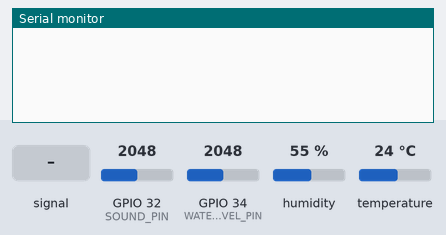
A program run on a simulated ESP32. Shown: the last lines printed to the serial monitor. Inputs (shaded band) come from the test bench; at power-on: humidity 55 %, GPIO 32 (SOUND_PIN) = 2048, GPIO 34 (WATER_LEVEL_PIN) = 2048, temperature 24 °C. WiFi joins after 1.5 s; servers stay silent unless stated.

Above: at 3.0 s.
3.1 s: GPIO 32 (SOUND_PIN) fed a 200 Hz sine of ±327 counts around its level
At 5.5 s:
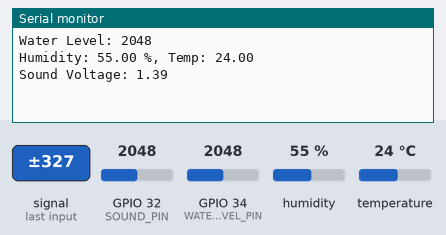
5.8 s: humidity set to 22 %
At 6.3 s:
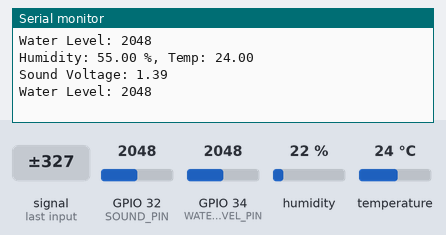
7.3 s: GPIO 32 (SOUND_PIN) set to 2866
At 8.6 s:
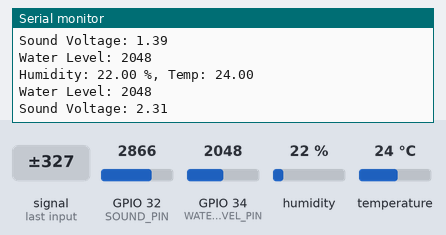
8.8 s: GPIO 34 (WATER_LEVEL_PIN) set to 2866
At 9.62 s:
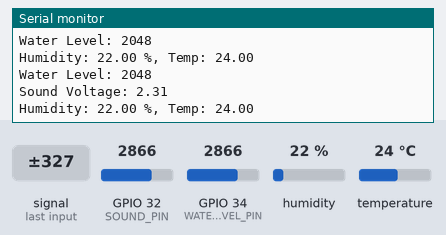
10.3 s: temperature set to 12 °C
At 11.3 s:
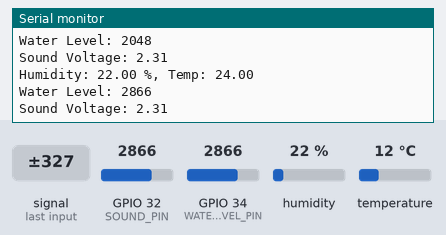
11.8 s: GPIO 32 (SOUND_PIN) fed a 1000 Hz sine of ±1023 counts around its level
At 14.08 s:
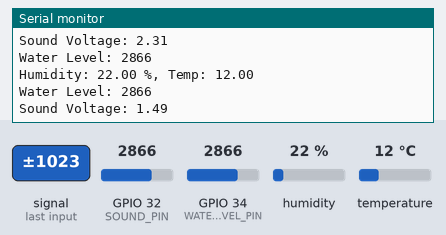
Timing chart, 0 to 14.3 s (numbered marks = the images above; inputs shaded):
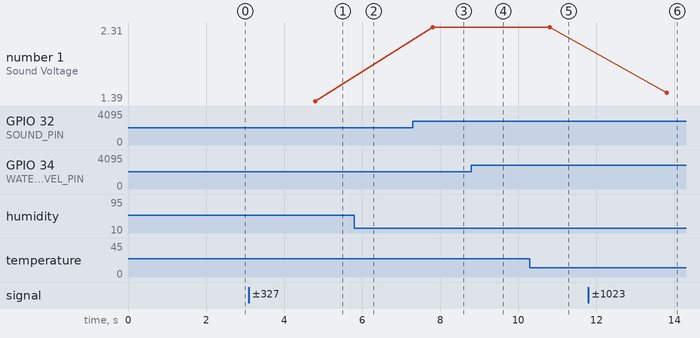

The program:

main.cpp
```cpp
#define BLYNK_TEMPLATE_ID "TMPL6H-cMWIcR"
#define BLYNK_TEMPLATE_NAME "Proj"
#define BLYNK_AUTH_TOKEN "g-bdAArnro7kshKZ7LR4WB6nrya8iH9I"

#include <WiFi.h>
#include <WiFiClient.h>
#include <BlynkSimpleEsp32.h>

#include "DHT.h"
#include <HTTPClient.h>

String GAS_URL = "https://script.google.com/macros/s/AKfycbxOUED034r8Vyhbjur597YmROFteTDIbY1LF1FFCQjea1lLRFVQY6xT50GLGUejPhG5aA/exec";

// ------- PIN CLARIFICATION -------
#define DHTPIN 4
#define DHTTYPE DHT11

#define SOUND_PIN 32
#define WATER_LEVEL_PIN 34
#define VCC 3.3

// ------- WIFI -------
char ssid[] = "T";
char pass[] = "homeless";
const int LOW_WATER_THRESHOLD = 500;

DHT dht(DHTPIN, DHTTYPE);
BlynkTimer timer;

double soundValue;
int WaterValue;
double HumidValue;
double TempValue;


//DHT11
void sendTempHumidity()
{
  HumidValue = dht.readHumidity();
  TempValue = dht.readTemperature();

  if (isnan(HumidValue) || isnan(TempValue)) {
    Serial.println("Failed to read from DHT sensor!");
    return;
  }

  Serial.print("Humidity: ");
  Serial.print(HumidValue);
  Serial.print(" %, Temp: ");
  Serial.println(TempValue);

  Blynk.virtualWrite(V2, HumidValue);  // Humidity
  Blynk.virtualWrite(V3, TempValue);  // Temperature
}

//Sound
void sendSoundLevel()
{
  soundValue = analogRead(SOUND_PIN);
  float voltage = soundValue * VCC / 4095.0;

  Serial.print("Sound Voltage: ");
  Serial.println(voltage);

  Blynk.virtualWrite(V4, voltage);
}

//Water Level
void sendWaterLevel()
{
  WaterValue = analogRead(WATER_LEVEL_PIN);
  Blynk.virtualWrite(V1, WaterValue);

  if (WaterValue < LOW_WATER_THRESHOLD) {
    Blynk.logEvent("water_alert", "Water level too low: " + String(WaterValue));
  }

  Serial.print("Water Level: ");
  Serial.println(WaterValue);
}

//send data from sensor to google sheets
void sendToGoogleSheet() {
  if(WiFi.status() == WL_CONNECTED) {
    HTTPClient http;

    float temp = TempValue;
    float humid = HumidValue;
    int water = WaterValue;

    String url = GAS_URL + "?temp=" + String(temp) + "&humid=" + String(humid)+"&water=" + String(water);

    http.begin(url.c_str());
    http.setFollowRedirects(HTTPC_STRICT_FOLLOW_REDIRECTS);

    int httpCode = http.GET();

    if (httpCode > 0) {
      Serial.print("Google Sheet Response: ");
      Serial.println(http.getString());
    } else {
      Serial.print("Google Sheet HTTP Error: ");
      Serial.println(httpCode);
    }

    http.end();
  }
}

void setup()
{
  Serial.begin(115200);
  dht.begin();
  pinMode(SOUND_PIN, INPUT);
  pinMode(WATER_LEVEL_PIN, INPUT);
  Blynk.begin(BLYNK_AUTH_TOKEN, ssid, pass);
  timer.setInterval(2000L, sendWaterLevel);
  timer.setInterval(2500L, sendTempHumidity);
  timer.setInterval(3000L, sendSoundLevel);
  timer.setInterval(60000L, sendToGoogleSheet);
}

void loop()
{
  Blynk.run();
  timer.run();
}
```

Measured:
- after the input at 3.1 s, the serial monitor: prints a new line after 1.7 s (image 1)
- after the input at 7.3 s, the serial monitor: prints a new line after 0.50 s (image 3)
- after the input at 11.8 s, the serial monitor: prints a new line after 2.0 s (image 6)
- plotted number 1: 1.39 → 2.31 after the input at 7.3 s, 2.31 → 1.49 after the input at 11.8 s
